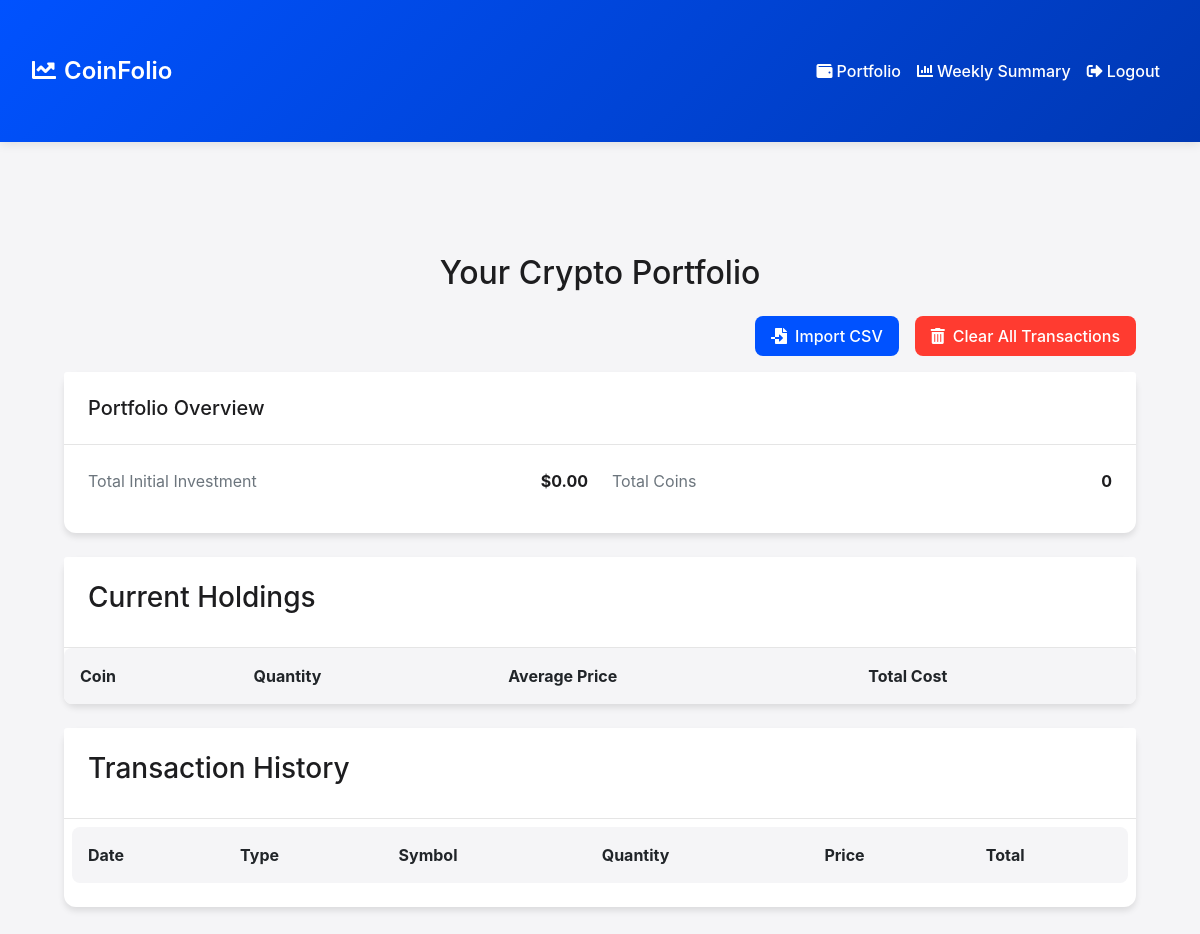
Before: /portfolio (signed in) with the older database file.
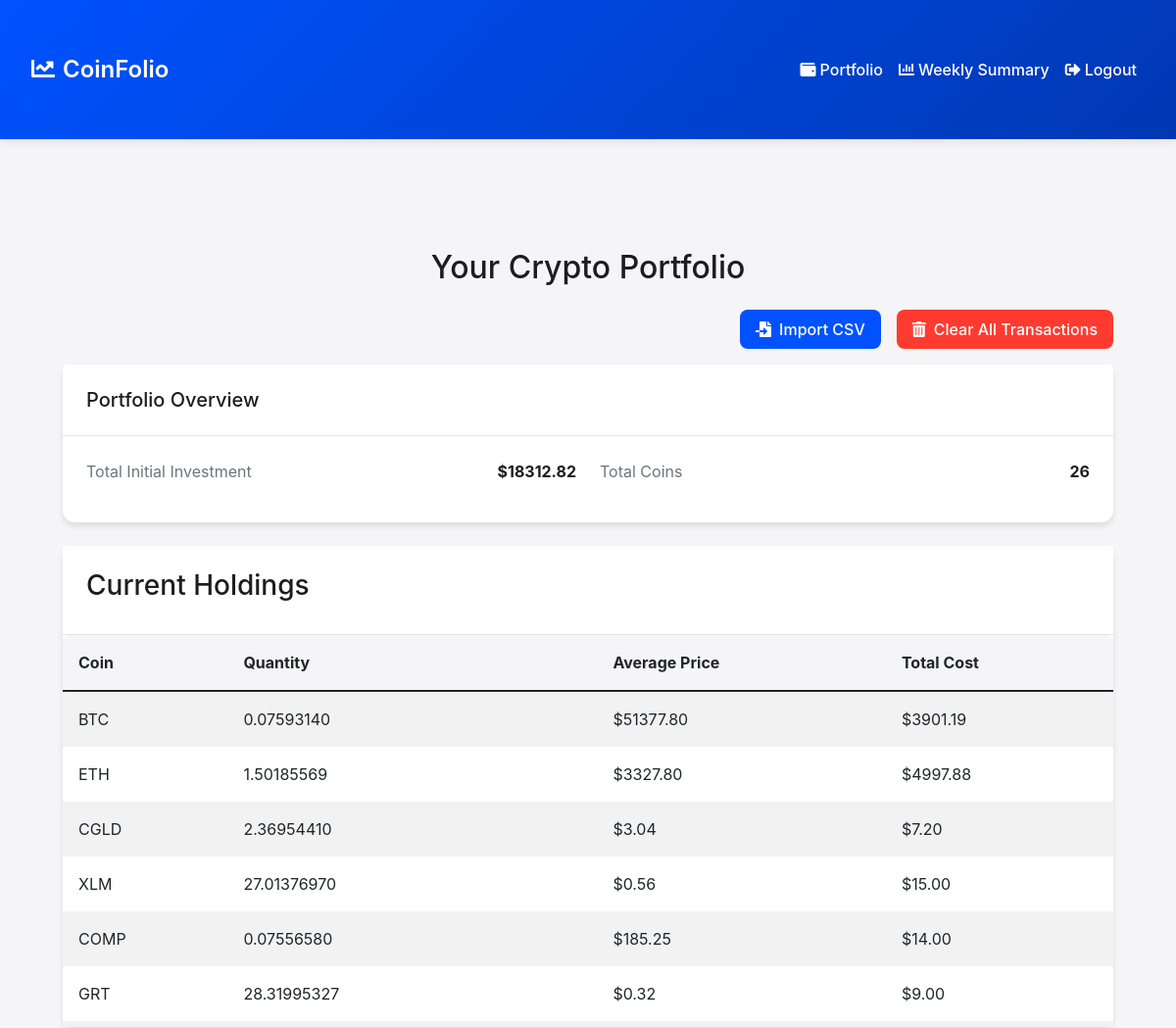
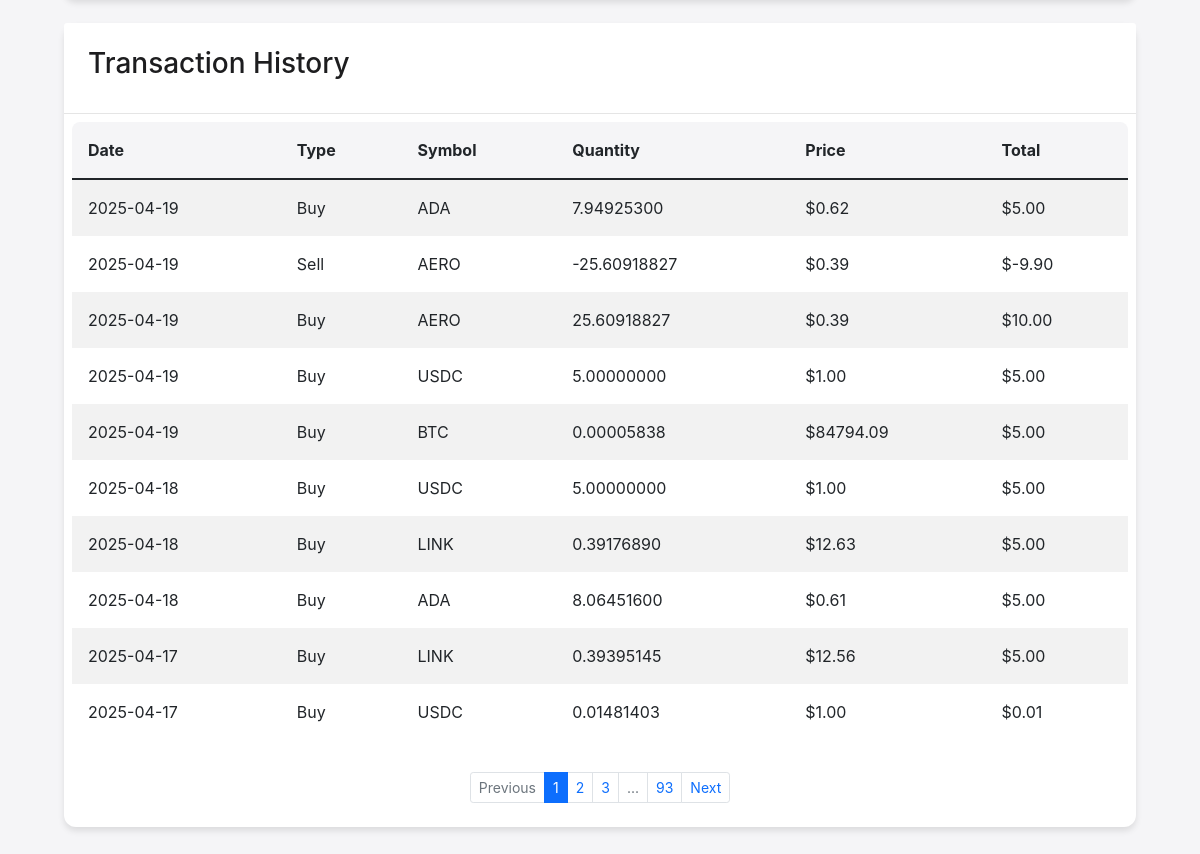
After: the same page with the newer database file (2 pictures, top to bottom).
### app.py (models this page shows)
class Portfolio(db.Model):
    id = db.Column(db.Integer, primary_key=True)
    user_id = db.Column(db.Integer, db.ForeignKey('user.id'), nullable=False)
    symbol = db.Column(db.String(10), nullable=False)
    purchase_date = db.Column(db.Date, nullable=False)
    purchase_price = db.Column(db.Float, nullable=False)
    quantity = db.Column(db.Float, nullable=False)
    transaction_type = db.Column(db.String(50), nullable=False)
    transaction_id = db.Column(db.String(50), nullable=False)
    transaction_date = db.Column(db.Date, nullable=False)
    transaction_price = db.Column(db.Float, nullable=False)
    transaction_quantity = db.Column(db.Float, nullable=False)
    transaction_fee = db.Column(db.Float, nullable=False)
    transaction_total = db.Column(db.Float, nullable=False)

### app.py (the view)
@app.route('/portfolio')
@login_required
def portfolio():
    try:
        page = request.args.get('page', 1, type=int)
        per_page = 10  # Show 10 transactions per page
        transactions = Portfolio.query.filter_by(user_id=current_user.id)\
            .order_by(Portfolio.transaction_date.desc())\
            .paginate(page=page, per_page=per_page, error_out=False)
        holdings = {}
        total_initial_investment = 0
        all_transactions = Portfolio.query.filter_by(user_id=current_user.id)\
            .order_by(Portfolio.transaction_date.asc())\
            .all()
        print("\n=== Transaction Details ===")
        for transaction in all_transactions:
            symbol = transaction.symbol
            if symbol not in holdings:
                holdings[symbol] = {
                    'quantity': 0,
                    'total_cost': 0,
                    'average_price': 0
                }
            quantity = transaction.transaction_quantity
            total = transaction.transaction_total  # This is the Total (inclusive of fees and/or spread)
            holdings[symbol]['quantity'] += quantity
            holdings[symbol]['total_cost'] += total
            print(f"\nTransaction Details:")
            print(f"Date: {transaction.transaction_date}")
            print(f"Symbol: {symbol}")
            print(f"Type: {'Buy' if quantity > 0 else 'Sell'}")
            print(f"Quantity: {quantity}")
            print(f"Total (including fees): ${total}")
            print(f"Current Total Cost for {symbol}: ${holdings[symbol]['total_cost']}")
            total_initial_investment += total  # This will add positive values and subtract negative values
            print(f"New Total Investment: ${total_initial_investment}")
            if holdings[symbol]['quantity'] > 0:
                holdings[symbol]['average_price'] = holdings[symbol]['total_cost'] / holdings[symbol]['quantity']
            else:
                holdings[symbol]['average_price'] = 0
        print(f"\n=== Final Summary ===")
        print(f"Total Initial Investment: ${total_initial_investment}")
        print("\nCurrent Holdings:")
        for symbol, holding in holdings.items():
            print(f"\n{symbol}:")
            print(f"Quantity: {holding['quantity']}")
            print(f"Total Cost: ${holding['total_cost']}")
            print(f"Average Price: ${holding['average_price']}")
        print("=======================\n")
        holdings = {k: v for k, v in holdings.items() if v['quantity'] > 0}
        return render_template('portfolio.html',
                             transactions=transactions,
                             holdings=holdings,
                             total_initial_investment=total_initial_investment)
    except Exception as e:
        print(f"Error in portfolio route: {str(e)}")
        flash('An error occurred while loading your portfolio.', 'error')
        return redirect(url_for('index'))

### app.py (called while the page is built)
@login_manager.user_loader
def load_user(user_id):
    return User.query.get(int(user_id))

### templates/portfolio.html (shortened to what this page needs)
{% extends "base.html" %}
{% block content %}
<div class="container mt-4">
    {% if not transactions and not holdings %}
    <div class="text-center py-5">
        <h2>Welcome to CoinFolio!</h2>
        <p class="lead">Start tracking your crypto portfolio by importing your transaction history.</p>
        <div class="mt-4">
            <form action="{{ url_for('import_transactions') }}" method="post" enctype="multipart/form-data">
                <input type="file" name="file" id="file" class="d-none" accept=".csv">
                <button type="button" class="btn btn-primary" onclick="document.getElementById('file').click()">
                    <i class="fas fa-file-import me-2"></i>Import Transaction History
                </button>
            </form>
        </div>
    </div>
    {% else %}
    <h2 class="mb-4 text-center">Your Crypto Portfolio</h2>
    <div class="d-flex justify-content-end mb-3">
        <div class="d-inline me-2">
            <button type="button" class="btn btn-primary" onclick="document.getElementById('portfolioCsvFile').click()">
                <i class="fas fa-file-import me-2"></i>Import CSV
            </button>
        </div>
        {% if transactions %}
        <form action="{{ url_for('clear_all_transactions') }}" method="POST" class="d-inline ms-2" onsubmit="return confirm('Are you sure you want to clear all transactions? This action cannot be undone.');">
            <button type="submit" class="btn btn-danger">
                <i class="fas fa-trash-alt me-2"></i>Clear All Transactions
            </button>
        </form>
        {% endif %}
    </div>
    <div class="card mb-4">
        <div class="card-header">
            <h5 class="mb-0">Portfolio Overview</h5>
        </div>
        <div class="card-body">
            <div class="row">
                <div class="col-md-6">
                    <div class="d-flex justify-content-between align-items-center mb-3">
                        <span class="text-muted">Total Initial Investment</span>
                        <span class="fw-bold">${{ "%.2f"|format(total_initial_investment) }}</span>
                    </div>
                </div>
                <div class="col-md-6">
                    <div class="d-flex justify-content-between align-items-center mb-3">
                        <span class="text-muted">Total Coins</span>
                        <span class="fw-bold">{{ holdings|length }}</span>
                    </div>
                </div>
            </div>
        </div>
    </div>
    <div class="card mb-4">
        <div class="card-header">
            <h3>Current Holdings</h3>
        </div>
        <div class="card-body p-0">
            <div class="table-responsive" style="max-height: 400px; overflow-y: auto;">
                <table class="table table-striped table-sm mb-0">
                    <thead class="sticky-top" style="background-color: #f8f9fa;">
                        <tr>
                            <th>Coin</th>
                            <th>Quantity</th>
                            <th>Average Price</th>
                            <th>Total Cost</th>
                        </tr>
                    </thead>
                    <tbody>
                        {% for symbol, holding in holdings.items() %}
                        <tr>
                            <td>{{ symbol }}</td>
                            <td>{{ "%.8f"|format(holding.quantity) }}</td>
                            <td>${{ "%.2f"|format(holding.average_price) }}</td>
                            <td>${{ "%.2f"|format(holding.total_cost) }}</td>
                        </tr>
                        {% endfor %}
                    </tbody>
                </table>
            </div>
        </div>
    </div>
    {% if transactions %}
        <div class="card">
            <div class="card-header">
                <h3>Transaction History</h3>
            </div>
            <div class="card-body p-2">
                <div class="table-responsive">
                    <table class="table table-striped table-sm">
                        <thead>
                            <tr>
                                <th>Date</th>
                                <th>Type</th>
                                <th>Symbol</th>
                                <th>Quantity</th>
                                <th>Price</th>
                                <th>Total</th>
                            </tr>
                        </thead>
                        <tbody>
                            {% for transaction in transactions.items %}
                            <tr>
                                <td>{{ transaction.transaction_date.strftime('%Y-%m-%d') }}</td>
                                <td>{{ 'Buy' if transaction.transaction_quantity > 0 else 'Sell' }}</td>
                                <td>{{ transaction.symbol }}</td>
                                <td>{{ "%.8f"|format(transaction.transaction_quantity) }}</td>
                                <td>${{ "%.2f"|format(transaction.transaction_price) }}</td>
                                <td>${{ "%.2f"|format(transaction.transaction_total) }}</td>
                            </tr>
                            {% endfor %}
                        </tbody>
                    </table>
                </div>
                {% if transactions.pages > 1 %}
                <nav aria-label="Transaction history pagination" class="mt-3">
                    <ul class="pagination pagination-sm justify-content-center">
                        {% if transactions.has_prev %}
                        <li class="page-item">
                            <a class="page-link" href="{{ url_for('portfolio', page=transactions.prev_num) }}" onclick="showLoading()">Previous</a>
                        </li>
                        {% else %}
                        <li class="page-item disabled">
                            <span class="page-link">Previous</span>
                        </li>
                        {% endif %}
                        {% for page_num in transactions.iter_pages(left_edge=1, left_current=1, right_current=2, right_edge=1) %}
                            {% if page_num %}
                                <li class="page-item {% if page_num == transactions.page %}active{% endif %}">
                                    <a class="page-link" href="{{ url_for('portfolio', page=page_num) }}" onclick="showLoading()">{{ page_num }}</a>
                                </li>
                            {% else %}
                                <li class="page-item disabled">
                                    <span class="page-link">...</span>
                                </li>
                            {% endif %}
                        {% endfor %}
                        {% if transactions.has_next %}
                        <li class="page-item">
                            <a class="page-link" href="{{ url_for('portfolio', page=transactions.next_num) }}" onclick="showLoading()">Next</a>
                        </li>
                        {% else %}
                        <li class="page-item disabled">
                            <span class="page-link">Next</span>
                        </li>
                        {% endif %}
                    </ul>
                </nav>
                {% endif %}
            </div>
        </div>
    {% endif %}
{% endif %}
{% endblock %}

### templates/base.html (shortened to what this page needs)
<!DOCTYPE html>
<html lang="en">
<head>
    <link href="https://cdn.jsdelivr.net/npm/bootstrap@5.1.3/dist/css/bootstrap.min.css" rel="stylesheet">
    <link href="https://cdnjs.cloudflare.com/ajax/libs/font-awesome/5.15.4/css/all.min.css" rel="stylesheet">
</head>
<body>
    <nav class="navbar navbar-expand-lg navbar-dark">
        <div class="container">
            <a class="navbar-brand" href="{{ url_for('index') }}">
                <i class="fas fa-chart-line me-2"></i>CoinFolio
            </a>
            <div class="collapse navbar-collapse" id="navbarNav">
                <ul class="navbar-nav ms-auto">
                    {% if current_user.is_authenticated %}
                        <li class="nav-item">
                            <a class="nav-link" href="{{ url_for('portfolio') }}">
                                <i class="fas fa-wallet me-1"></i>Portfolio
                            </a>
                        </li>
                        <li class="nav-item">
                            <a class="nav-link" href="{{ url_for('weekly_summary') }}">
                                <i class="fas fa-chart-bar me-1"></i>Weekly Summary
                            </a>
                        </li>
                        <li class="nav-item">
                            <a class="nav-link" href="{{ url_for('logout') }}">
                                <i class="fas fa-sign-out-alt me-1"></i>Logout
                            </a>
                        </li>
                    {% endif %}
                </ul>
            </div>
        </div>
    </nav>
    <div class="container mt-4">
        {% block content %}{% endblock %}
    </div>
</body>
</html>

### templates/base.html (style rules this page uses)
:root { --coinbase-blue: #0052FF; --coinbase-dark-blue: #0038B3; --apple-gray: #F5F5F7; --apple-dark: #1D1D1F; --apple-light-gray: #6E6E73; --success-green: #00D632; --danger-red: #FF3B30; }
.navbar { background: linear-gradient(135deg, var(--coinbase-blue), var(--coinbase-dark-blue)) !important; padding: 1rem 0; box-shadow: 0 2px 10px rgba(0, 0, 0, 0.1); }
.navbar-brand { font-size: 1.5rem; font-weight: 600; color: white !important; }
.navbar-brand i { color: white; }
.nav-link { color: white !important; font-weight: 500; padding: 0.5rem 1rem; border-radius: 8px; transition: all 0.3s ease; }
body { background-color: var(--apple-gray); color: var(--apple-dark); font-family: -apple-system, BlinkMacSystemFont, "Segoe UI", Roboto, Helvetica, Arial, sans-serif; }
.container { max-width: 1200px; margin: 0 auto; padding: 2rem; }
.card { border-radius: 12px; border: none; box-shadow: 0 4px 6px rgba(0, 0, 0, 0.1); background-color: white; margin-bottom: 2rem; }
.card-header { background-color: white; border-bottom: 1px solid rgba(0, 0, 0, 0.1); padding: 1.5rem; }
.card-body { padding: 1.5rem; }
.btn { border-radius: 8px; padding: 0.5rem 1rem; font-weight: 500; transition: all 0.3s; }
.btn-primary { background-color: var(--coinbase-blue); border: none; }
.btn-danger { background-color: var(--danger-red); border: none; }
.table { background-color: white; border-radius: 8px; overflow: hidden; }
.table th { background-color: var(--apple-gray); border: none; padding: 1rem; }
.table td { border: none; padding: 1rem; vertical-align: middle; }

Changed rows visible on the page:
added Portfolio: symbol "BTC", quantity "0.07593140", average_price "51377.80", total_cost "3901.19", shown under "Current Holdings"
added Portfolio: symbol "ETH", quantity "1.50185569", average_price "3327.80", total_cost "4997.88", shown under "Current Holdings"
added Portfolio: symbol "CGLD", quantity "2.36954410", average_price "3.04", total_cost "7.20", shown under "Current Holdings"
added Portfolio: symbol "XLM", quantity "27.01376970", average_price "0.56", total_cost "15.00", shown under "Current Holdings"
added Portfolio: symbol "COMP", quantity "0.07556580", average_price "185.25", total_cost "14.00", shown under "Current Holdings"
added Portfolio: symbol "GRT", quantity "28.31995327", average_price "0.32", total_cost "9.00", shown under "Current Holdings"
added Portfolio: transaction_quantity "Buy", transaction_quantity "7.94925300", transaction_price "0.62", transaction_total "5.00", shown under "Transaction History"
added Portfolio: transaction_quantity "Sell", transaction_quantity "-25.60918827", transaction_price "0.39", transaction_total "-9.90", shown under "Transaction History"
added Portfolio: transaction_quantity "Buy", transaction_quantity "25.60918827", transaction_price "0.39", transaction_total "10.00", shown under "Transaction History"
added Portfolio: transaction_quantity "Buy", transaction_quantity "5.00000000", transaction_price "1.00", transaction_total "5.00", shown under "Transaction History"
added Portfolio: transaction_quantity "Buy", transaction_quantity "0.00005838", transaction_price "84794.09", transaction_total "5.00", shown under "Transaction History"
added Portfolio: transaction_quantity "Buy", transaction_quantity "5.00000000", transaction_price "1.00", transaction_total "5.00", shown under "Transaction History"
added Portfolio: transaction_quantity "Buy", transaction_quantity "0.39176890", transaction_price "12.63", transaction_total "5.00", shown under "Transaction History"
added Portfolio: transaction_quantity "Buy", transaction_quantity "8.06451600", transaction_price "0.61", transaction_total "5.00", shown under "Transaction History"
added Portfolio: transaction_quantity "Buy", transaction_quantity "0.39395145", transaction_price "12.56", transaction_total "5.00", shown under "Transaction History"
added Portfolio: transaction_quantity "Buy", transaction_quantity "0.01481403", transaction_price "1.00", transaction_total "0.01", shown under "Transaction History"
Other visible differences:
{{ "%.2f"|format(total_initial_investment) }}: "0.00" → "18312.82"
{{ holdings|length }}: "0" → "26"
text now shown: "Previous Next"
new list line: "1"
new list line: "2"
new list line: "3"
new list line: "93"
